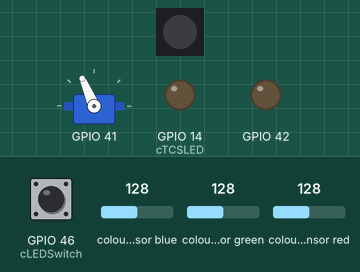
A sketch run on a simulated ESP32. On the bench: 1 RGB LEDs in strip order, left to right, servo, output pins drawn as LEDs (lit = HIGH). Inputs (shaded band) come from the test bench; at power-on: GPIO 46 (cLEDSwitch) HIGH, colour sensor blue 128, colour sensor green 128, colour sensor red 128. The strip is taken to match the declared colour order; servo pulses on a pin are drawn as a servo (544–2400 µs = 0–180°); what the sketch prints to the serial monitor is not drawn.

Above: at 1.2 s.
1.3 s: GPIO 46 (cLEDSwitch) pulled LOW for 0.15 s
At 1.39 s:
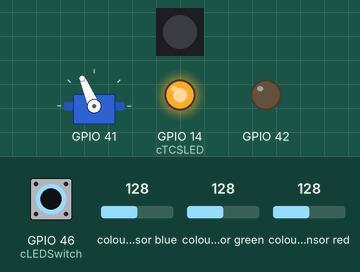
2.9 s: GPIO 46 (cLEDSwitch) pulled LOW for 3.2 s
At 6.9 s:
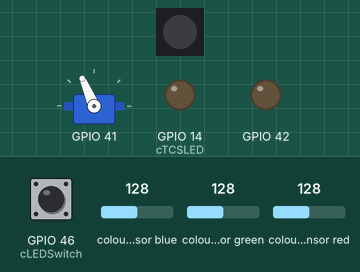
Timing chart, 0 to 8.4 s (numbered marks = the images above; inputs shaded):
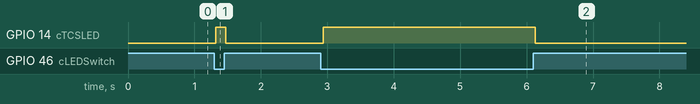

Measured:
- after the input at 1.3 s, GPIO 14 (cTCSLED): LOW → HIGH at once, → LOW 0.15 s later
- after the input at 2.9 s, GPIO 14 (cTCSLED): LOW → HIGH at once, → LOW 3.2 s later

The sketch:

ColourSortingDemo.ino
```cpp
// Demo code for utilizing the servo flicker with the color sensor code

#define PRINT_COLOUR  // uncomment to turn on output of colour sensor data

#include <Arduino.h>
#include <Adafruit_NeoPixel.h>
#include <Wire.h>
#include <SPI.h>
#include "Adafruit_TCS34725.h"
#include <MSE2202_Lib.h>

// Function delcaration
void changeLEDColour();

// Port pin constants
#define SORTER_SERVO 41  // GPIO41 pin 34 (J41) Servo 1
#define GATE_SERVO 42    // GPIO42 pin 35 (J42) Servo 2

// Constants
const int cSmartLED = 21;      // when DIP switch S1-4 is on, SMART LED is connected to GPIO21
const int cSmartLEDCount = 1;  // number of Smart LEDs in use
const int cSDA = 47;           // GPIO pin for I2C data
const int cSCL = 48;           // GPIO pin for I2C clock
const int cTCSLED = 14;        // GPIO pin for LED on TCS34725
const int cLEDSwitch = 46;     // DIP switch S1-2 controls LED on TCS32725

//=====================================================================================================================
//
// IMPORTANT: The constants in this section need to be set to appropriate values for your robot.
//            You will have to experiment to determine appropriate values.

const int cGateServoOpen = 1700;      // Value for open position of claw
const int cGateServoClosed = 1000;    // Value for closed position of claw
const int cSorterServoRight = 1400;   // Value for shoulder of arm fully up
const int cSorterServoLeft = 1150;    // Value for shoulder of arm fully down

bool flag = true;            // delay flag
unsigned long pastTime = 0;  // var to store time
int count = 0;

//VARIABLES FOR GREEN
const int rLow = 24;
const int rHigh = 30;

const int gLow = 26;
const int gHigh = 34;

const int bLow = 22;
const int bHigh = 28;

//
//=====================================================================================================================

// Variables
uint16_t r, g, b, c;  // RGBC values from TCS34725

// Declare SK6812 SMART LED object
//   Argument 1 = Number of LEDs (pixels) in use
//   Argument 2 = ESP32 pin number
//   Argument 3 = Pixel type flags, add together as needed:
//     NEO_KHZ800  800 KHz bitstream (most NeoPixel products w/WS2812 LEDs)
//     NEO_KHZ400  400 KHz (classic 'v1' (not v2) FLORA pixels, WS2811 drivers)
//     NEO_GRB     Pixels are wired for GRB bitstream (most NeoPixel products)
//     NEO_RGB     Pixels are wired for RGB bitstream (v1 FLORA pixels, not v2)
//     NEO_RGBW    Pixels are wired for RGBW bitstream (NeoPixel RGBW products)
Adafruit_NeoPixel SmartLEDs(cSmartLEDCount, cSmartLED, NEO_RGB + NEO_KHZ800);

// TCS34725 colour sensor with 2.4 ms integration time and gain of 4
// see https://github.com/adafruit/Adafruit_TCS34725/blob/master/Adafruit_TCS34725.h for all possible values
Adafruit_TCS34725 tcs = Adafruit_TCS34725(TCS34725_INTEGRATIONTIME_2_4MS, TCS34725_GAIN_4X);
bool tcsFlag = 0;  // TCS34725 flag: 1 = connected; 0 = not found

// Motor, encoder, and IR objects (classes defined in MSE2202_Lib)
Motion Bot = Motion();  // Instance of Motion for motor control

void setup() {
  Serial.begin(115200);  // Standard baud rate for ESP32 serial monitor

  // Set up servos
  Bot.servoBegin("S1", GATE_SERVO);    // set up claw servo
  Bot.servoBegin("S2", SORTER_SERVO);  // set up shoulder servo

  // Set up SmartLED
  SmartLEDs.begin();                                     // initialize smart LEDs object
  SmartLEDs.clear();                                     // clear pixel
  SmartLEDs.setPixelColor(0, SmartLEDs.Color(0, 0, 0));  // set pixel colours to black (off)
  SmartLEDs.setBrightness(0);                            // set brightness [0-255]
  SmartLEDs.show();                                      // update LED

  Wire.setPins(cSDA, cSCL);           // set I2C pins for TCS34725
  pinMode(cTCSLED, OUTPUT);           // configure GPIO to control LED on TCS34725
  pinMode(cLEDSwitch, INPUT_PULLUP);  // configure GPIO to set state of TCS34725 LED

  // Connect to TCS34725 colour sensor
  if (tcs.begin()) {
    Serial.printf("Found TCS34725 colour sensor\n");
    tcsFlag = true;
  } else {
    Serial.printf("No TCS34725 found ... check your connections\n");
    tcsFlag = false;
  }
}

void loop() {
  unsigned long currentTime = millis();  // Current time

  digitalWrite(cTCSLED, !digitalRead(cLEDSwitch));  // turn on onboard LED if switch state is low (on position)
  if (tcsFlag) {                                    // if colour sensor initialized
    tcs.getRawData(&r, &g, &b, &c);                 // get raw RGBC values
#ifdef PRINT_COLOUR
    Serial.printf("R: %d, G: %d, B: %d, C %d\n", r, g, b, c);
#endif

    if (flag == true) {
      pastTime = millis();
      Bot.ToPosition("S2", cSorterServoRight);  // Moves servo so stone slides into disposal tube
    }

    if ((r >= rLow && r <= rHigh) && (g >= gLow && g <= gHigh) && (b >= bLow && b <= bHigh) && (g > r) && (g > b)) {  // Checks the green value reading /* REQUIRES TESTING AND ADJUSTMENTS */
      count++;
      Serial.print("count");
    } else {
      count = 0;
      if ((millis() - pastTime) > 500) {
        Bot.ToPosition("S2", cSorterServoRight);  // Moves servo so stone slides into disposal tube
        flag = true;
        }
      }
    if (count >= 3){
      Bot.ToPosition("S2", cSorterServoLeft);
      Serial.print("Green");  // Moves servo so stone slides into collection
      flag = false;           //reset flag
      pastTime = millis();
      count = 0;
    }
  }
  //changeLEDColour();  // update LED colour to match what the TCS34725 is reading
}


/*void changeLEDColour() {
  SmartLEDs.setBrightness(150);                          // set brightness of LED
  SmartLEDs.setPixelColor(0, SmartLEDs.Color(r, g, b));  // set pixel colours to colour sensor reading
  SmartLEDs.show();                                      // update LED
}*/
```
